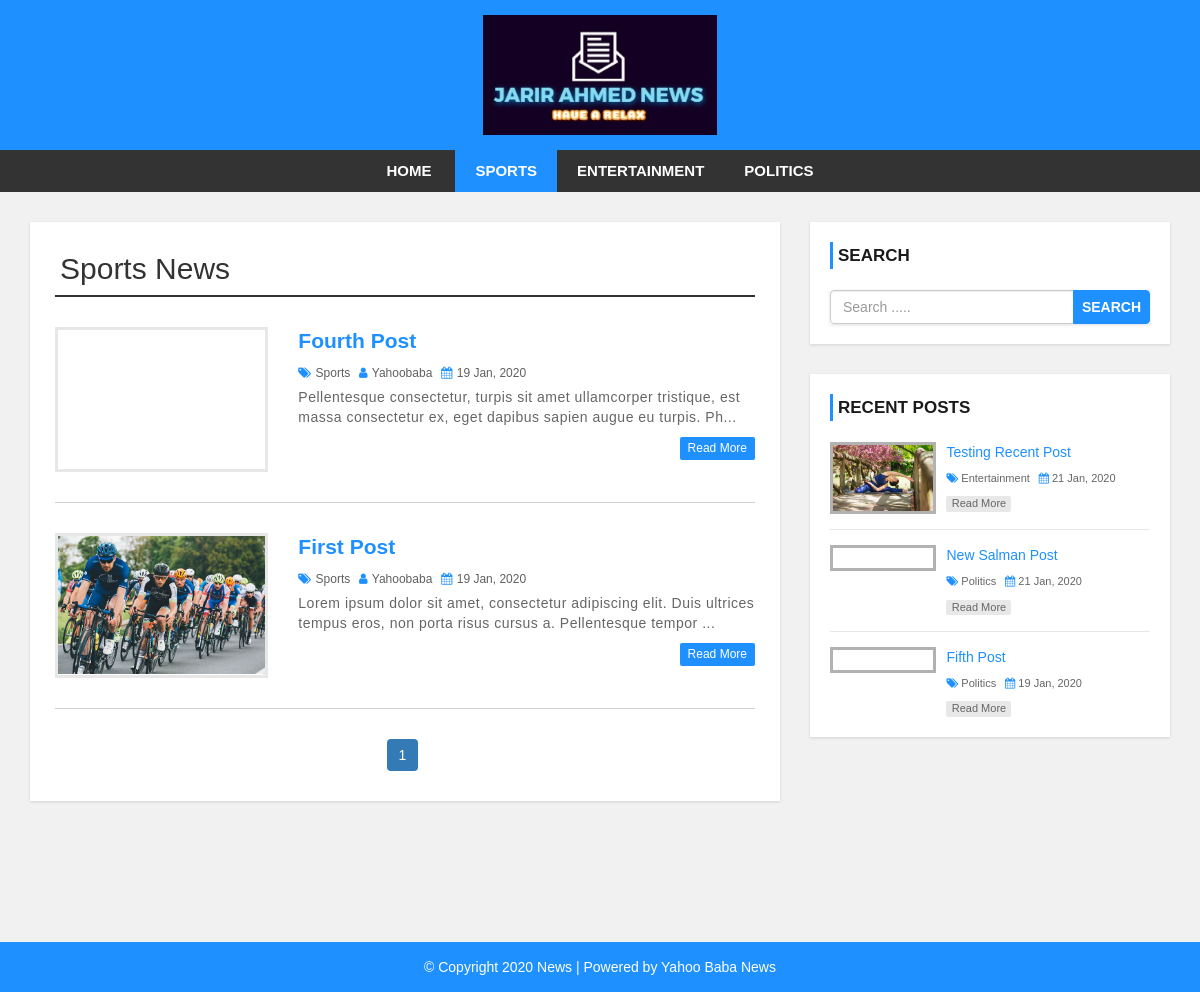
Page /category.php?cid=34 on the committed database.
### tables this page shows
CREATE TABLE `settings` (
  `id` int(11) NOT NULL,
  `websitename` varchar(60) NOT NULL,
  `logo` varchar(50) NOT NULL,
  `footerdesc` varchar(255) NOT NULL
);

CREATE TABLE `category` (
  `category_id` int(11) NOT NULL,
  `category_name` varchar(100) NOT NULL,
  `post` int(11) NOT NULL DEFAULT 0
);

CREATE TABLE `post` (
  `post_id` int(11) NOT NULL,
  `title` varchar(100) NOT NULL,
  `description` text NOT NULL,
  `category` varchar(100) NOT NULL,
  `post_date` varchar(50) NOT NULL,
  `author` int(11) NOT NULL,
  `post_img` varchar(100) NOT NULL
);

CREATE TABLE `user` (
  `user_id` int(10) UNSIGNED NOT NULL,
  `first_name` varchar(30) NOT NULL,
  `last_name` varchar(30) NOT NULL,
  `username` varchar(30) DEFAULT NULL,
  `password` varchar(40) DEFAULT NULL,
  `role` int(11) NOT NULL
);

### config.php (called while the page is built, shortened)
<?php
$hostname = "https://news478.000webhostapp.com/";
?>

### category.php (the view, shortened to what this page needs)
<?php include 'header.php'; ?>
    <div id="main-content">
      <div class="container">
        <div class="row">
            <div class="col-md-8">
                <div class="post-container">
                  <?php
                  include "config.php";
                  if(isset($_GET['cid'])){
                    $cat_id = $_GET['cid'];
                    $sql1 = "SELECT * FROM category WHERE category_id = {$cat_id}";
                    $result1 = mysqli_query($conn, $sql1) or die("Query Failed.");
                    $row1 = mysqli_fetch_assoc($result1);
                  ?>
                  <h2 class="page-heading"><?php echo $row1['category_name']; ?> News</h2>
                  <?php
                    $limit = 3;
                    if(isset($_GET['page'])){
                      $page = $_GET['page'];
                    }else{
                      $page = 1;
                    }
                    $offset = ($page - 1) * $limit;
                    $sql = "SELECT post.post_id, post.title, post.description,post.post_date,post.author,
                    category.category_name,user.username,post.category,post.post_img FROM post
                    LEFT JOIN category ON post.category = category.category_id
                    LEFT JOIN user ON post.author = user.user_id
                    WHERE post.category = {$cat_id}
                    ORDER BY post.post_id DESC LIMIT {$offset},{$limit}";
                    $result = mysqli_query($conn, $sql) or die("Query Failed.");
                    if(mysqli_num_rows($result) > 0){
                      while($row = mysqli_fetch_assoc($result)) {
                  ?>
                    <div class="post-content">
                        <div class="row">
                            <div class="col-md-4">
                              <a class="post-img" href="single.php?id=<?php echo $row['post_id']; ?>"><img src="admin/upload/<?php echo $row['post_img']; ?>" alt=""/></a>
                            </div>
                            <div class="col-md-8">
                              <div class="inner-content clearfix">
                                  <h3><a href='single.php?id=<?php echo $row['post_id']; ?>'><?php echo $row['title']; ?></a></h3>
                                  <div class="post-information">
                                      <span>
                                          <i class="fa fa-tags" aria-hidden="true"></i>
                                          <a href='category.php?cid=<?php echo $row['category']; ?>'><?php echo $row['category_name']; ?></a>
                                      </span>
                                      <span>
                                          <i class="fa fa-user" aria-hidden="true"></i>
                                          <a href='author.php?aid=<?php echo $row['author']; ?>'><?php echo $row['username']; ?></a>
                                      </span>
                                      <span>
                                          <i class="fa fa-calendar" aria-hidden="true"></i>
                                          <?php echo $row['post_date']; ?>
                                      </span>
                                  </div>
                                  <p class="description">
                                      <?php echo substr($row['description'],0,130) . "..."; ?>
                                  </p>
                                  <a class='read-more pull-right' href='single.php?id=<?php echo $row['post_id']; ?>'>read more</a>
                              </div>
                            </div>
                        </div>
                    </div>
                    <?php
                      }
                    }else{
                      echo "<h2>No Record Found.</h2>";
                    }
                    if(mysqli_num_rows($result1) > 0){
                      $total_records = $row1['post'];
                      $total_page = ceil($total_records / $limit);
                      echo '<ul class="pagination admin-pagination">';
                      for($i = 1; $i <= $total_page; $i++){
                        if($i == $page){
                          $active = "active";
                        }else{
                          $active = "";
                        }
                        echo '<li class="'.$active.'"><a href="category.php?cid='.$cat_id .'&page='.$i.'">'.$i.'</a></li>';
                      }
                      echo '</ul>';
                    }
                  }else{
                    echo "<h2>No Record Found.</h2>";
                  }
                    ?>
                </div>
            </div>
            <?php include 'sidebar.php'; ?>
        </div>
      </div>
    </div>
<?php include 'footer.php'; ?>

### header.php (shortened to what this page needs)
<?php
  include "config.php";
?>
<!DOCTYPE html>
<html lang="en">
<head>
    <link rel="stylesheet" href="css/bootstrap.min.css" />
    <link rel="stylesheet" href="css/font-awesome.css">
    <link rel="stylesheet" href="css/style.css">
</head>
<body>
<div id="header">
    <div class="container">
        <div class="row">
            <div class=" col-md-offset-4 col-md-4">
              <?php
                include "config.php";
                $sql = "SELECT * FROM settings";
                $result = mysqli_query($conn, $sql) or die("Query Failed.");
                if(mysqli_num_rows($result) > 0){
                  while($row = mysqli_fetch_assoc($result)) {
                    if($row['logo'] == ""){
                      echo '<a href="index.php"><h1>'.$row['websitename'].'</h1></a>';
                    }else{
                      echo '<a href="index.php" id="logo"><img src="admin/images/'. $row['logo'] .'"></a>';
                    }
                  }
                }
                ?>
            </div>
        </div>
    </div>
</div>
<div id="menu-bar">
    <div class="container">
        <div class="row">
            <div class="col-md-12">
              <?php
                include "config.php";
                if(isset($_GET['cid'])){
                  $cat_id = $_GET['cid'];
                }
                $sql = "SELECT * FROM category WHERE post > 0";
                $result = mysqli_query($conn, $sql) or die("Query Failed. : Category");
                if(mysqli_num_rows($result) > 0){
                  $active = "";
              ?>
                <ul class='menu'>
                  <li><a href='<?php echo $hostname; ?>'>Home</a></li>
                  <?php while($row = mysqli_fetch_assoc($result)) {
                    if(isset($_GET['cid'])){
                      if($row['category_id'] == $cat_id){
                        $active = "active";
                      }else{
                        $active = "";
                      }
                    }
                    echo "<li><a class='{$active}' href='category.php?cid={$row['category_id']}'>{$row['category_name']}</a></li>";
                  } ?>
                </ul>
                <?php } ?>
            </div>
        </div>
    </div>
</div>

### sidebar.php
<div id="sidebar" class="col-md-4">
    <div class="search-box-container">
        <h4>Search</h4>
        <form class="search-post" action="search.php" method ="GET">
            <div class="input-group">
                <input type="text" name="search" class="form-control" placeholder="Search .....">
                <span class="input-group-btn">
                    <button type="submit" class="btn btn-danger">Search</button>
                </span>
            </div>
        </form>
    </div>
    <div class="recent-post-container">
        <h4>Recent Posts</h4>
        <?php
        include "config.php";
        $limit = 3;
        $sql = "SELECT post.post_id, post.title, post.post_date,
        category.category_name,post.category,post.post_img FROM post
        LEFT JOIN category ON post.category = category.category_id
        ORDER BY post.post_id DESC LIMIT {$limit}";
        $result = mysqli_query($conn, $sql) or die("Query Failed. : Recent Post");
        if(mysqli_num_rows($result) > 0){
          while($row = mysqli_fetch_assoc($result)) {
      ?>
        <div class="recent-post">
            <a class="post-img" href="single.php?id=<?php echo $row['post_id']; ?>">
                <img src="admin/upload/<?php echo $row['post_img']; ?>" alt=""/>
            </a>
            <div class="post-content">
                <h5><a href="single.php?id=<?php echo $row['post_id']; ?>"><?php echo $row['title']; ?></a></h5>
                <span>
                    <i class="fa fa-tags" aria-hidden="true"></i>
                    <a href='category.php?cid=<?php echo $row['category']; ?>'><?php echo $row['category_name']; ?></a>
                </span>
                <span>
                    <i class="fa fa-calendar" aria-hidden="true"></i>
                    <?php echo $row['post_date']; ?>
                </span>
                <a class="read-more" href="single.php?id=<?php echo $row['post_id']; ?>">read more</a>
            </div>
        </div>
    <?php
      }
    }
    ?>
    </div>
</div>

### footer.php
<div id ="footer">
    <div class="container">
        <div class="row">
            <div class="col-md-12">
              <?php
                include "config.php";
                $sql = "SELECT * FROM settings";
                $result = mysqli_query($conn, $sql) or die("Query Failed.");
                if(mysqli_num_rows($result) > 0){
                  while($row = mysqli_fetch_assoc($result)) {
              ?>
                <span><?php echo $row['footerdesc']; ?></span>
              <?php
                }
              }
              ?>
            </div>
        </div>
    </div>
</div>
</body>
</html>

### css/style.css (style rules this page uses)
body { background: #f1f1f1; font-family: sans-serif,arial,Helvetica; }
a, a:hover, a:focus { text-decoration: none; outline: none; }
ul { margin:0; padding:0; list-style:none; }
h2.page-heading { margin: 5px 0 30px; padding: 0 5px 10px; border-bottom: 2px solid #333; }
form { background: #fff; padding: 25px; box-shadow:0 1px 3px rgba(0, 0, 0, 0.13); }
#header { background: #1e90ff; text-align: center; padding: 15px; }
#logo { display: inline-block; width: 65%; }
#logo img { width: 100%; }
#menu-bar { background: #333; text-align: center; }
#menu-bar .menu > li { display: inline-block; }
.menu > li > a { padding: 10px 20px; display: block; text-transform: uppercase; color: #fff; font-size: 15px; font-weight:600; transition:all 0.5s ease 0s; }
#menu-bar .menu > li > a:hover, #menu-bar .menu > li > a.active { color:#fff; background:#1e90ff; }
#main-content { padding: 30px 0; min-height: 750px; }
#main-content .post-container { background-color: #fff; padding: 25px; box-shadow: 0 1px 3px rgba(0, 0, 0, 0.13); }
#main-content .post-content { border-bottom: 1px solid #d1d1d1; padding: 0 0 30px; margin-bottom:30px; }
#main-content .post-content img { width: 100%; }
#main-content .post-content .post-img { border: 3px solid #e7e7e7; display: block; height: 145px; overflow: hidden; transition: border .3s; }
#main-content .post-content h3 { font-size: 21px; line-height: 28px; font-weight: 600; margin: 0 0 7px; }
#main-content .post-content h3 a { color: #1e90ff; transition:all 0.3s; }
#main-content .post-content .post-information span { color: #606060; font-size: 12px; text-transform: capitalize; margin: 0 5px 5px 0; display: inline-block; }
#main-content .post-content .post-information i { color: #1e90ff; margin-right: 1px; }
#main-content .post-content .post-information a { color: #606060; text-decoration: none; }
#main-content .post-content p, #main-content .single-post p { color: #666; font-size: 14px; letter-spacing: 0.5px; margin:0 0 10px; }
#main-content .post-content a.read-more { color: #fff; background-color: #1E90FF; font-size: 12px; text-transform: capitalize; padding: 3px 8px; border-radius: 2px; transition: all 0.3s; }
.pagination { display: block; text-align: center; margin: 0; }
.pagination li { display:inline-block; margin: 0 5px 0 0; }
.pagination li a { border: none; background: #1e90ff; color: #fff; }
i.fa { color:#222; }
#sidebar h4 { color: #1A1A1A; font-size: 17px; line-height: 27px; font-weight:600; text-transform: uppercase; padding: 0 0 0 5px; margin: 0 0 21px; border-left: 3px solid #1e90ff; }
#sidebar .search-box-container { background-color: #fff; padding: 20px; margin: 0 0 30px; box-shadow: 0 1px 3px rgba(0, 0, 0, 0.13); }
#sidebar .search-post { padding: 0; }
#sidebar .search-post input { color: #606060; }
#sidebar .search-post .btn { font-weight: 600; text-transform: uppercase; padding: 6px 8px; background-color: #1E90FF; border-color: #1E90FF; outline: none; }
#sidebar .recent-post-container { padding: 20px; background: #fff; box-shadow: 0 1px 3px rgba(0, 0, 0, 0.13); }
#sidebar .recent-post { border-bottom: 1px solid #e7e7e7; padding: 0 0 15px; margin: 0 0 15px; }
#sidebar .recent-post:last-child { margin: 0; padding: 0; border: none; }
#sidebar .recent-post .post-img { display: inline-block; width: 33%; border: 3px solid rgba(0,0,0,0.3); vertical-align: top; transition: border .3s; }
#sidebar .recent-post .post-img img { width: 100%; }
#sidebar .recent-post .post-content { width: 65%; display: inline-block; border: none; padding: 0 0 0 7px; margin: 0; }
#sidebar .recent-post h5 { font-size: 14px; line-height: 20px; margin: 0 0 5px; }
#sidebar .recent-post h5 a { color: #1E90FF; }
#sidebar .recent-post span { color: #666; font-size: 11px; display: inline-block; margin: 0 5px 10px 0; }
#sidebar .recent-post span a { color: #666; }
#sidebar .recent-post span i { color: #1E90FF; }
#sidebar .recent-post a.read-more { color: #666; background-color: rgba(0,0,0,0.09); width: 65px; font-size: 11px; text-align: center; padding: 0; display: block; transition: all 0.3s; }
#footer { color: #fff; padding:15px 0; text-align:center; background-color:#1e90ff; }
#footer a { color:#fff; }

### rows in the picture
settings: logo (picture), footerdesc "© Copyright 2020 News | Powered by Yahoo Baba News"
category: category_name "SPORTS", category_name "Sports"
category: category_name "ENTERTAINMENT"
category: category_name "POLITICS"
post: title "Fourth Post", category.category_name "Sports", user.username "Yahoobaba", post_date "19 Jan, 2020", description "Pellentesque consectetur, turpis sit amet ullamcorper tristique, est massa consectetur ex, eget dapibus sapien augue eu turpis. Ph"
post: post_img (picture), title "First Post", category.category_name "Sports", user.username "Yahoobaba", post_date "19 Jan, 2020", description "Lorem ipsum dolor sit amet, consectetur adipiscing elit. Duis ultrices tempus eros, non porta risus cursus a. Pellentesque tempor"
post: post_img (picture), title "Testing Recent Post", category.category_name "Entertainment", post_date "21 Jan, 2020"
post: title "New Salman Post", category.category_name "Politics", post_date "21 Jan, 2020"
post: title "Fifth Post", category.category_name "Politics", post_date "19 Jan, 2020"
